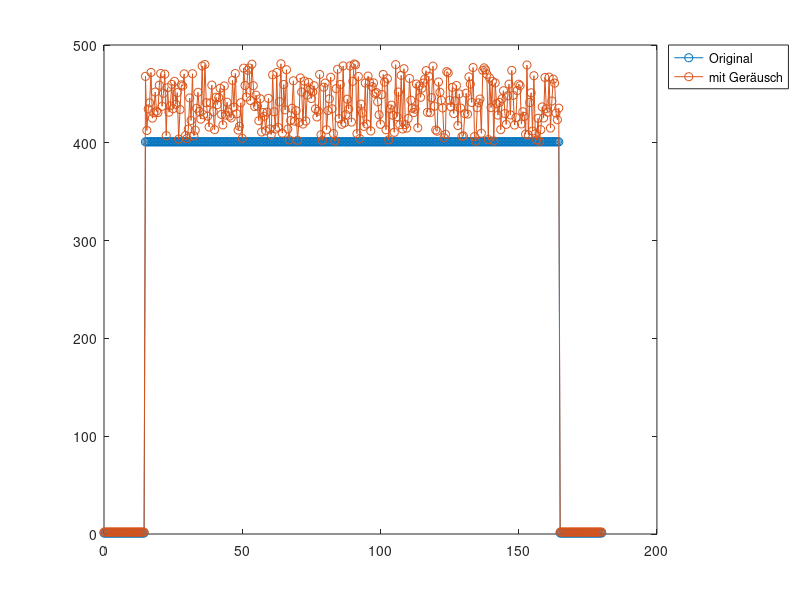

The MATLAB script that drew this image: (Note: this script raises an error after producing the figure.)
% Beschreibung: Implementation vom Test 1 in der Dokumentation

%% Signalerzeugung %%
% Erzeugen des Signals mit Gauß-Rauschen, Nebenbedingung: alle Werte von 
% Geräusch ist großer als 0
snr_dB = 7;
signalPowerConfig = 'measured';
midVal = 400;
repeatedTimeValMid = 150;%Ton = 2*repeatedTimeValMid
tVal = 0:0.5:180;
tComp = 90;
xVal = midVal*rectpuls(tVal-tComp,repeatedTimeValMid)+1;
onIntervalBegin = (180*2-repeatedTimeValMid/0.5)/2 + 1;
onIntervalEnd = onIntervalBegin + repeatedTimeValMid/0.5 -1;
noise = abs(awgn(xVal(onIntervalBegin:onIntervalEnd),snr_dB,signalPowerConfig));
ampCoef = 0.2;
noise = mod(noise,midVal*ampCoef);
xnVal = [xVal(1:onIntervalBegin-1) noise xVal(onIntervalEnd+1:end)];
xnVal = xnVal + xVal;
draw = 1;
figureNo = 1;
if draw == 1
    figure(figureNo);
    plot(tVal,xVal,'-o',tVal,xnVal,'-o');
    figureNo = figureNo + 1;
    legend('Original','mit Geräusch','Location','northeastoutside');
end
%% Berechnung der Wirkung des Filters %%

% slopeO: Steigung des Originalzustandes, slopeF: Steigung nach dem Filtern,
% diff_x: Wirkung des Filters auf einen Bereich

% Das vom Maximally-Flat-Methode-entworfene Filter
phase = 1;
filterObj = filterMaximallyFlatFIR_p4;
output = filterIIR(xnVal, tVal, filterObj, draw, phase, figureNo);
if draw == 1
    figureNo = figureNo + 1;
end
slopeO = slopeArray(xnVal(onIntervalBegin:onIntervalEnd), ...
    tVal(onIntervalBegin:onIntervalEnd));
slopeF = slopeArray(output(onIntervalBegin:onIntervalEnd), ...
    tVal(onIntervalBegin:onIntervalEnd));
draw = 0;
if draw == 1
    figure(figureNo);
    hVal = [1:numel(slopeF)];
    plot(hVal,slopeO,'-',hVal,slopeF,'-');
    legend('Original','gefilterten-Signal','Location','northeastoutside');
    figureNo = figureNo + 1;
end
slopeO = rms(slopeO);
slopeF = rms(slopeF);
diff_mf = 20.*log10(slopeF./slopeO);

% Das vom Window-Kaiser-Methode-entworfene Filter
phase = 2;
filterObj = filterWindowKaiser_p10;
output = filterFIR(xnVal, tVal, filterObj, draw, phase, figureNo);
if draw == 1
    figureNo = figureNo + 1;
end
slopeO = slopeArray(xnVal(onIntervalBegin:onIntervalEnd), ...
    tVal(onIntervalBegin:onIntervalEnd));
slopeF = slopeArray(output(onIntervalBegin:onIntervalEnd), ...
    tVal(onIntervalBegin:onIntervalEnd));
draw = 0;
if draw == 1
    figure(figureNo);
    hVal = [1:numel(slopeF)];
    plot(hVal,slopeO,'-',hVal,slopeF,'-');
    legend('Original','gefilterten-Signal','Location','northeastoutside');
    figureNo = figureNo + 1;
end
slopeO = rms(slopeO);
slopeF = rms(slopeF);
diff_wk = 20.*log10(slopeF./slopeO);

% Das vom Least-Squares-Methode-entworfene Filter
phase = 2;
filterObj = filterLeastSquares_p11;
output = filterFIR(xnVal, tVal, filterObj, draw, phase, figureNo);
if draw == 1
    figureNo = figureNo + 1;
end
slopeO = slopeArray(xnVal(onIntervalBegin:onIntervalEnd), ...
    tVal(onIntervalBegin:onIntervalEnd));
slopeF = slopeArray(output(onIntervalBegin:onIntervalEnd), ...
    tVal(onIntervalBegin:onIntervalEnd));
draw = 0;
if draw == 1
    figure(figureNo);
    hVal = [1:numel(slopeF)];
    plot(hVal,slopeO,'-',hVal,slopeF,'-');
    legend('Original','gefilterten-Signal','Location','northeastoutside');
    figureNo = figureNo + 1;
end
slopeO = rms(slopeO);
slopeF = rms(slopeF);
diff_lsq = 20.*log10(slopeF./slopeO);

% Das vom Equiripple-Methode-entworfenen Filter
phase = 2;
filterObj = filterEquiripple_p3;
output = filterFIR(xnVal, tVal, filterObj, draw, phase, figureNo);
if draw == 1
    figureNo = figureNo + 1;
end
slopeO = slopeArray(xnVal(onIntervalBegin:onIntervalEnd), ...
    tVal(onIntervalBegin:onIntervalEnd));
slopeF = slopeArray(output(onIntervalBegin:onIntervalEnd), ...
    tVal(onIntervalBegin:onIntervalEnd));
draw = 0;
if draw == 1
    figure(figureNo);
    hVal = [1:numel(slopeF)];
    plot(hVal,slopeO,'-',hVal,slopeF,'-');
    legend('Original','gefilterten-Signal','Location','northeastoutside');
    figureNo = figureNo + 1;
end
slopeO = rms(slopeO);
slopeF = rms(slopeF);
diff_eq = 20.*log10(slopeF./slopeO);

% Das vom Window-Bartlett-Methode-entworfene Filter
phase = 2;
filterObj = filterWindowBarlett_p2;
output = filterFIR(xnVal, tVal, filterObj, draw, phase, figureNo);
if draw == 1
    figureNo = figureNo + 1;
end
slopeO = slopeArray(xnVal(onIntervalBegin:onIntervalEnd), ...
    tVal(onIntervalBegin:onIntervalEnd));
slopeF = slopeArray(output(onIntervalBegin:onIntervalEnd), ...
    tVal(onIntervalBegin:onIntervalEnd));
draw = 0;
if draw == 1
    figure(figureNo);
    hVal = [1:numel(slopeF)];
    plot(hVal,slopeO,'-',hVal,slopeF,'-');
    legend('Original','gefilterten-Signal','Location','northeastoutside');
    figureNo = figureNo + 1;
end
slopeO = rms(slopeO);
slopeF = rms(slopeF);
diff_wb = 20.*log10(slopeF./slopeO);

% Das vom Window-Rectangular-Methode-entworfene Filter
phase = 2;
filterObj = filterWindowRectangular_p3;
output = filterFIR(xnVal, tVal, filterObj, draw, phase, figureNo);
if draw == 1
    figureNo = figureNo + 1;
end
slopeO = slopeArray(xnVal(onIntervalBegin:onIntervalEnd), ...
    tVal(onIntervalBegin:onIntervalEnd));
slopeF = slopeArray(output(onIntervalBegin:onIntervalEnd), ...
    tVal(onIntervalBegin:onIntervalEnd));
draw = 0;
if draw == 1
    figure(figureNo);
    hVal = [1:numel(slopeF)];
    plot(hVal,slopeO,'-',hVal,slopeF,'-');
    legend('Original','gefilterten-Signal','Location','northeastoutside');
    figureNo = figureNo + 1;
end
slopeO = rms(slopeO);
slopeF = rms(slopeF);
diff_wr = 20.*log10(slopeF./slopeO);

% Das vom Window-Triangular-Methode-entworfenen Filter
phase = 2;
filterObj = filterWindowTriangular_p1;
output = filterFIR(xnVal, tVal, filterObj, draw, phase, figureNo);
if draw == 1
    figureNo = figureNo + 1;
end
slopeO = slopeArray(xnVal(onIntervalBegin:onIntervalEnd), ...
    tVal(onIntervalBegin:onIntervalEnd));
slopeF = slopeArray(output(onIntervalBegin:onIntervalEnd), ...
    tVal(onIntervalBegin:onIntervalEnd));
draw = 0;
if draw == 1
    figure(figureNo);
    hVal = [1:numel(slopeF)];
    plot(hVal,slopeO,'-',hVal,slopeF,'-');
    legend('Original','gefilterten-Signal','Location','northeastoutside');
    figureNo = figureNo + 1;
end
slopeO = rms(slopeO);
slopeF = rms(slopeF);
diff_wt = 20.*log10(slopeF./slopeO);
